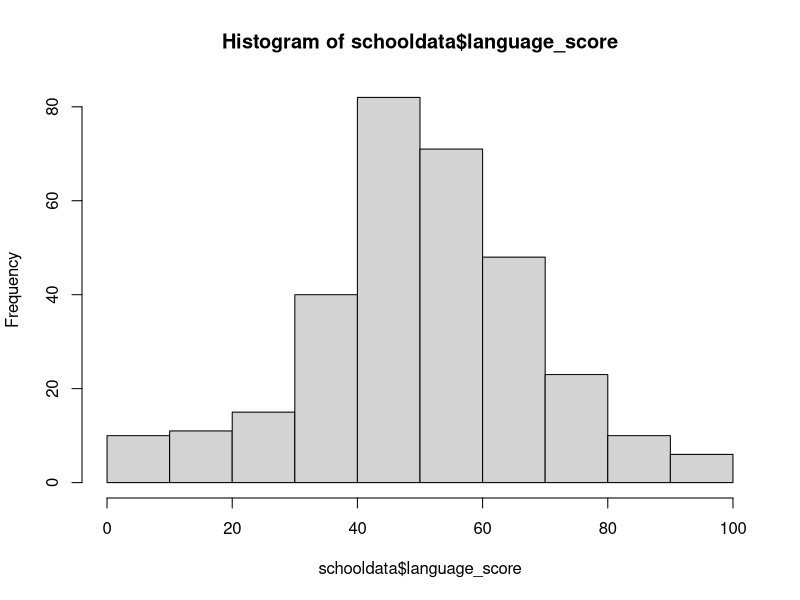
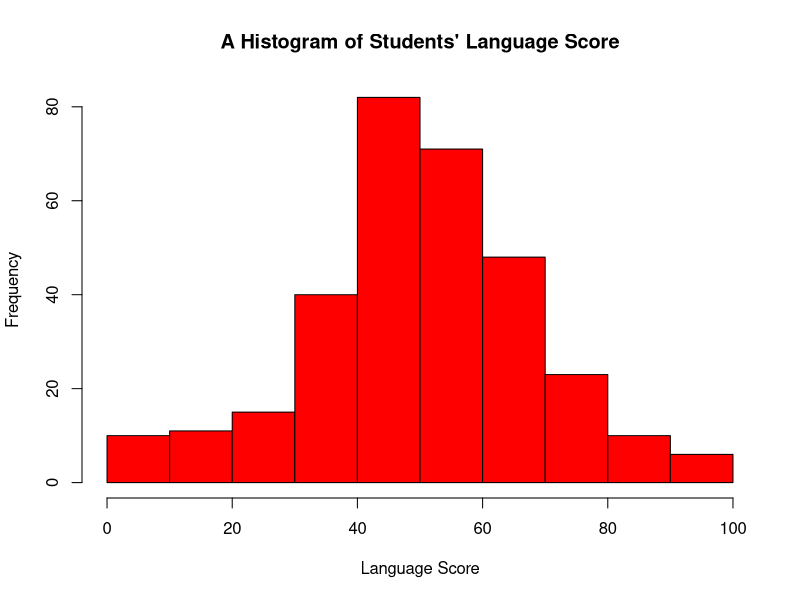
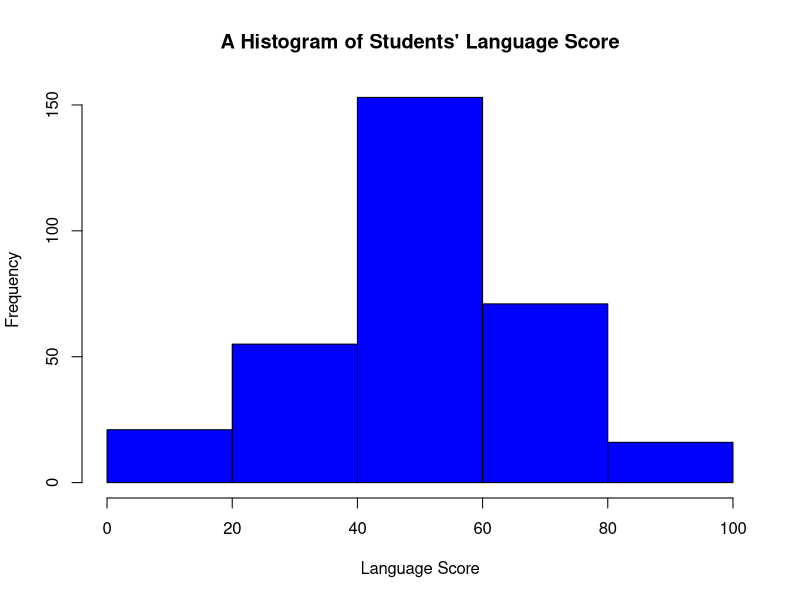
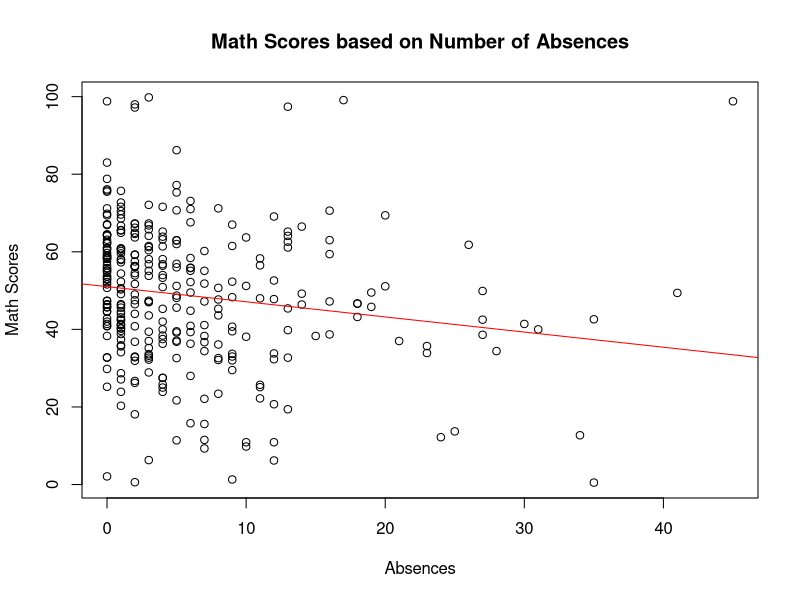

The R source for these figures, in order:
## ---- chunk 1
1+1
75*69
## ---- chunk 2
getwd()
setwd("/home/jovyan/UCSB_POLS15/Section 1/") 
# We make comments in R by placing a hashtag in front of text.

getwd()
## ---- chunk 3
schooldata <- read.csv("schooldata.csv", header = T)
## ---- chunk 4
head(schooldata)
# What can you learn from the result?
## ---- chunk 5
tail(schooldata)
## ---- chunk 6
nrow(schooldata)
## ---- chunk 7
ncol(schooldata)
## ---- chunk 8
range(schooldata$language_score)
## ---- chunk 9
min(schooldata$language_score)
max(schooldata$language_score)
## ---- chunk 10
summary(schooldata)
summary(schooldata$language_score)
## ---- chunk 11
hist(schooldata$language_score)
# To make a more precise graph, we can add arguments to our code
hist(schooldata$language_score,      
     xlab = "Language Score", 
     main = "A Histogram of Students' Language Score",
     col = "red")
hist(schooldata$language_score, 
     xlab = "Language Score", 
     main = "A Histogram of Students' Language Score",
     col = "blue", breaks = 5)
## ---- chunk 12
model <- lm(schooldata$math_score ~ schooldata$absences,
            data = schooldata)
plot(schooldata$absences, schooldata$math_score, 
     xlab = "Absences",
     ylab = "Math Scores", 
     main = "Math Scores based on Number of Absences")
abline(model, col="red") 
# What type of relationship exists between math scores and attendance?

summary(model)
